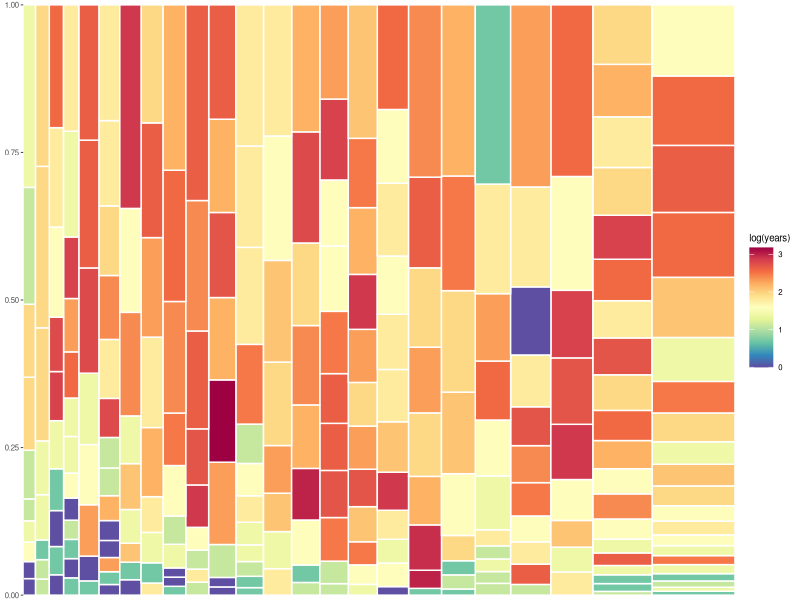

Recreate this plot in R. (Note: this script raises an error after producing the figure.)
# Description : Simplest possible marimekko/mosaic plot
# Website : http://is-r.tumblr.com/post/33290921643/simple-marimekko-mosaic-plots

doInstall <- TRUE # Change to FALSE if you don't want packages installed.
toInstall <- c("vcd", "ggplot2", "RColorBrewer")
if(doInstall){install.packages(toInstall, repos = "http://cran.us.r-project.org")}
lapply(toInstall, library, character.only = TRUE)

theme_set(theme_gray(base_size = 7))

# All you need to start with is individual count data, and a grouping variable
# here, a "count" of dollar salary, with individuals grouped by teams
baseballSalaries <- Baseball[, c("name2", "team87", "sal87", "years")]
# This data comes from the "vcd" package
baseballSalaries <- baseballSalaries[complete.cases(baseballSalaries), ]
# A handy function to know.
head(baseballSalaries)

### Need to calculate four things for each box ###
# Box width
baseballSalaries$team87 <- as.character(baseballSalaries$team87) # Just to make sure things work right
baseballSalaries$width <- with(baseballSalaries, by(sal87, team87, sum, na.rm = T)[team87])
# Box height
baseballSalaries$height <- with(baseballSalaries, sal87 / width)
# Right edge
baseballSalaries$right <- with(baseballSalaries, cumsum(sort(by(sal87, team87, sum, na.rm = T)))[team87])
# Also a handy function, for a cumulative sum
# Top edge
baseballSalaries <- baseballSalaries[order(baseballSalaries$height), ] # Order by height
# Lots of nested functions here, subjects of another Gist:
# 1 2 3 4
baseballSalaries$top <- with(baseballSalaries, unsplit(lapply(split(height, team87), cumsum), team87))
head(baseballSalaries) # See what's been added

### Plot ###
# To produce a nice x-axis, find the center of each column:
xBreaks <- c(with(baseballSalaries, by(right - width / 2, team87, mean)))
xLabels <- names(xBreaks)
myPalette <- colorRampPalette(rev(brewer.pal(11, "Spectral")))

zp1 <- ggplot(baseballSalaries,
              aes(xmin = right - width,
                  xmax = right,
                  ymin = top - height,
                  ymax = top,
                  fill = log(years)))
zp1 <- zp1 + geom_rect(colour = "WHITE")
zp1 <- zp1 + scale_fill_gradientn(colours = myPalette(100))
zp1 <- zp1 + scale_y_continuous(expand = c(0, 0))
zp1 <- zp1 + scale_x_continuous(expand = c(0, 0),
                                breaks = xBreaks, # Derived
                                labels = xLabels) # above.
# We could add titles, names, labels, etc., but this Gist is already long enough
print(zp1)

###################
# Another example #
###################

# Another marimekko/mosaic plot, this is more like a stacked,
# variable width, bar plot

doInstall <- TRUE # Change to FALSE if you don't want packages installed.
toInstall <- c("reshape", "ggplot2")
if(doInstall){install.packages(toInstall, repos = "http://cran.us.r-project.org")}
lapply(toInstall, library, character.only = TRUE)

# Canonical example of categorical data
HEC <- apply(HairEyeColor, c(1, 2), sum)
HEC <- melt(HEC)
HEC

### Need to calculate four things for each box ###
# Box width
HEC$Eye <- as.character(HEC$Eye) # Just to make sure things work right
HEC$width <- with(HEC, by(value, Eye, sum, na.rm = T)[Eye])
# Box height
HEC$height <- with(HEC, value / width)
# Right edge
HEC$right <- with(HEC, cumsum(sort(by(value, Eye, sum, na.rm = T)))[Eye])
# Also a handy function, for a cumulative sum
# Top edge
HEC <- HEC[order(HEC$height), ] # Order by height
# Lots of nested functions here, subjects of another Gist:
# 1 2 3 4
HEC$top <- with(HEC, unsplit(lapply(split(height, Eye), cumsum), Eye))
head(HEC) # See what's been added

### Plot ###
# To produce a nice x-axis, find the center of each column:
xBreaks <- c(with(HEC, by(right - width / 2, Eye, mean)))
xLabels <- names(xBreaks)

zp2 <- ggplot(HEC,
              aes(xmin = right - width,
                  xmax = right,
                  ymin = top - height,
                  ymax = top,
                  fill = Hair))
zp2 <- zp2 + geom_rect(colour = "WHITE")
zp2 <- zp2 + scale_fill_manual(values = colorRampPalette(rev(brewer.pal(11, "Spectral")))(nlevels(HEC$Hair)))
zp2 <- zp2 + scale_y_continuous(expand = c(0, 0))
zp2 <- zp2 + scale_x_continuous(expand = c(0, 0),
                                breaks = xBreaks, # Derived
                                labels = xLabels) # above.
print(zp2)